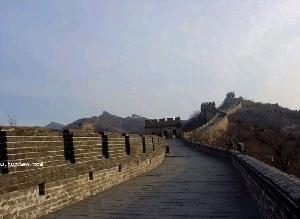
#> input picture python_pearl/tool/jpg/1.jpg, 300 x 219 px, found by its file name; its folder holds 3 pictures in this run
$ python create_thumbnail.py   (older library calls are emulated)
#> lines starting #> are read from the running program, lines starting #| are printed output that depends on the picture
from multiprocessing import Pool
from PIL import Image
import os

'''生成缩略图，使用的是Pillow，这个支持Python3，原生的PIL目前不支持python3
pip install Pillow
https://github.com/python-pillow/Pillow
http://pillow.readthedocs.org/handbook/tutorial.html'''

SIZE = (75,75)
SAVE_DIRECTORY = 'thumbs'

def get_image_paths(folder):
  return (os.path.join(folder, f)
      for f in os.listdir(folder)
      if 'jpg' in f)

def create_thumbnail(filename):
  im = Image.open(filename)
#> im is the input picture: PIL image 300x219 RGB; mean R, G, B 126.3, 126.6, 131.3
  im.thumbnail(SIZE, Image.ANTIALIAS)
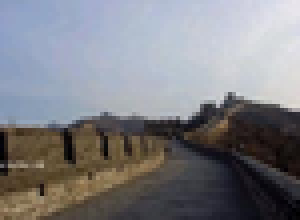
#> im: PIL image 75x55 RGB (shown 4 times larger); mean R, G, B 126.5, 126.8, 131.5
  base, fname = os.path.split(filename)
  save_path = os.path.join(base, SAVE_DIRECTORY, fname)
  im.save(save_path)

if __name__ == '__main__':
  folder = os.path.abspath(
    '/Users/hanxirui/Documents/workspace/github/python/stone/jpg')
  os.mkdir(os.path.join(folder, SAVE_DIRECTORY))

  images = get_image_paths(folder)

  pool = Pool()
  pool.map(create_thumbnail, images)
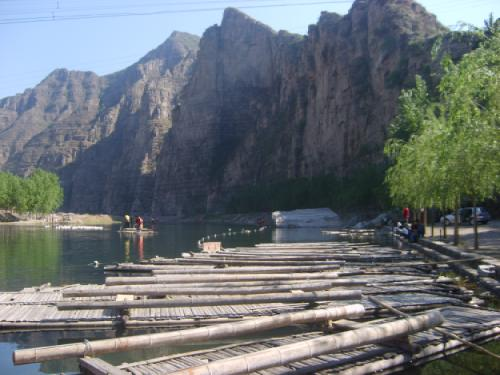
#> input picture python_pearl/tool/jpg/3.jpg, 500 x 375 px, found by its file name
#> in create_thumbnail, im is the input picture: PIL image 500x375 RGB; mean R, G, B 107.4, 114.1, 117.4
#> in create_thumbnail (call 2), `im.thumbnail(SIZE, Image.ANTIALIAS)`:
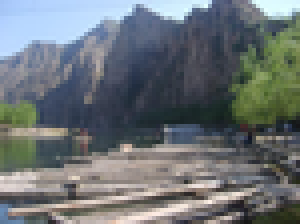
#> im: PIL image 75x56 RGB (shown 4 times larger); mean R, G, B 107.3, 114, 117.3
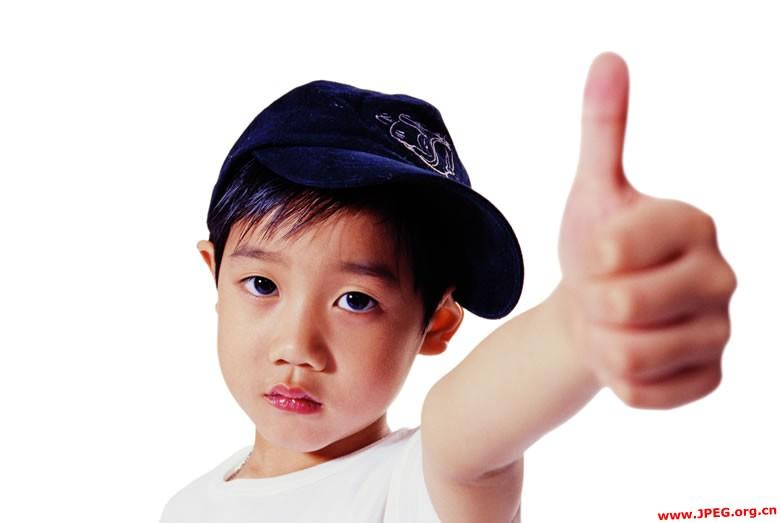
#> input picture python_pearl/tool/jpg/5.jpg, 780 x 523 px, found by its file name
#> in create_thumbnail, im is the input picture: PIL image 780x523 RGB; mean R, G, B 213.8, 199, 197
#> in create_thumbnail (call 3), `im.thumbnail(SIZE, Image.ANTIALIAS)`:
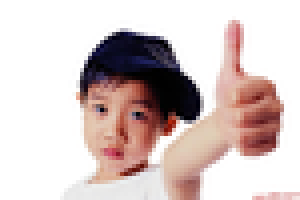
#> im: PIL image 75x50 RGB (shown 4 times larger); mean R, G, B 213.7, 198.7, 196.7
  pool.close()
  pool.join()
